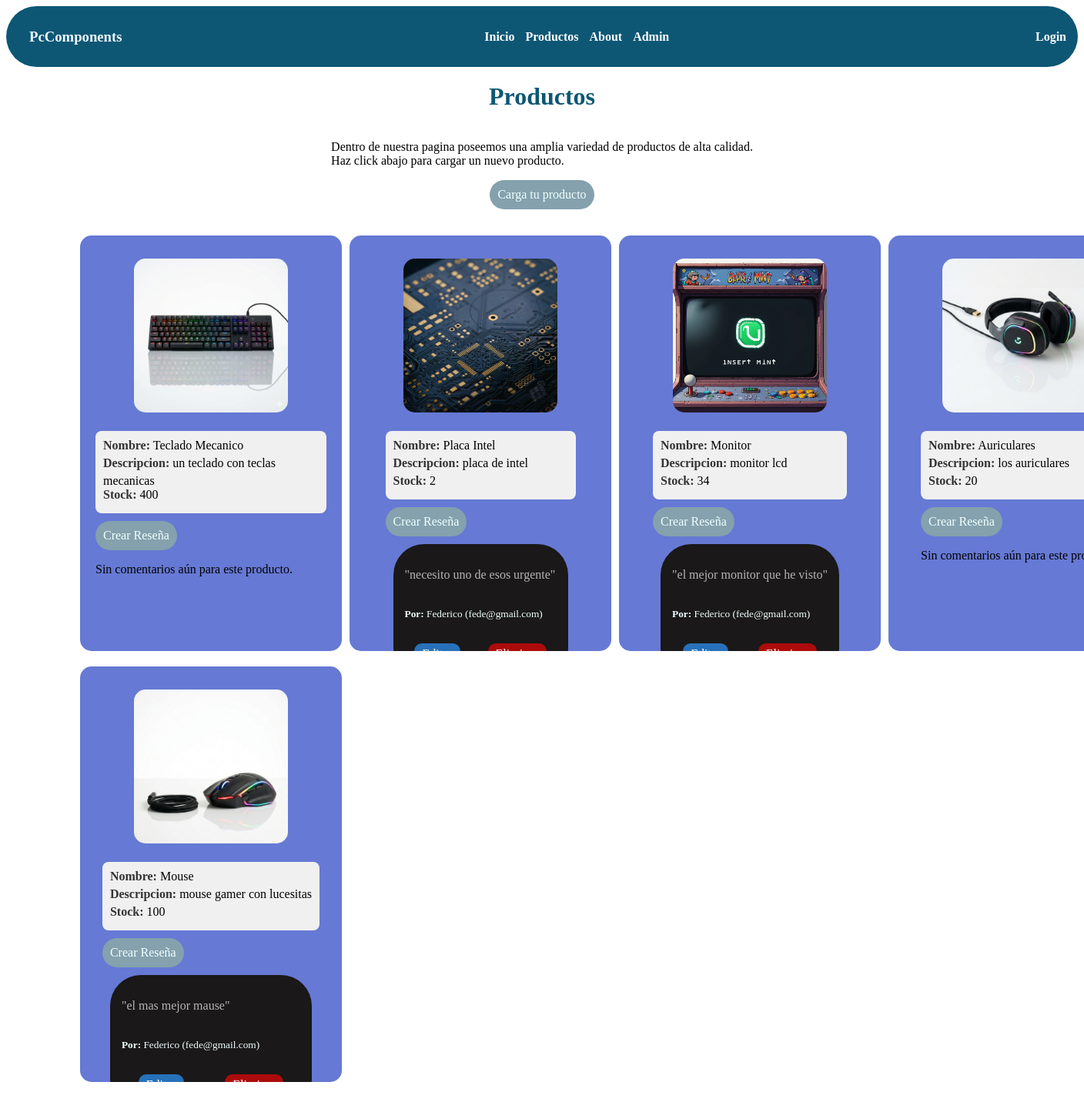
/productos/, run on the app's committed database.
### PcComponents/models.py (models this page shows, shortened)
class Productos(models.Model):
    name = models.CharField(max_length=100)
    description = models.TextField(blank=True, null=True)
    stock = models.IntegerField(default=0)
    imagen = models.ImageField(upload_to="productos/", null=True, blank=True)

class Contacto(models.Model):
    name = models.CharField(max_length=100)
    email = models.EmailField()
    mensaje = models.TextField()
    productos = models.ForeignKey(
        Productos,
        on_delete=models.CASCADE,
        default=None,
        null=True,
        blank=True,
        related_name="mensajes",
    )
    class Meta:
        verbose_name = "mensaje"

### PcComponents/views.py (the view)
# urls.py: path("productos/", views.productos, name="productos"),
def productos(request):
    productos = Productos.objects.all().order_by("-id")
    return render(request, "PcComponents/productos.html", {"productos": productos})

### PcComponents/templates/PcComponents/productos.html
{%extends 'PcComponents/base.html'%}
{%block body%}
<h1 class="titulo">Productos</h1>
<div class="container">
  <p>Dentro de nuestra pagina poseemos una amplia variedad de productos de alta calidad.
    <br>Haz click abajo para cargar un
    nuevo producto.
  </p>
  <a class="comentario" href="{% url 'crear_producto' %}">Carga tu producto</a><br>
</div>
<ul>
  <div class="productos">
    {% for producto in productos %}
    <div class="tarjeta">
      {% if producto.imagen %}
      <img src="{{producto.imagen.url}}" alt="imagen {{producto.nombre}}" width="200">
      {% endif %}
      <li>
        <div class="caracteristicas">
          <span>Nombre:</span> {{ producto.name }} <br />
          <span>Descripcion:</span> {{ producto.description }} <br />
          <span>Stock:</span> {{ producto.stock }} <br />
        </div>
        <a class="comentario" href="{% url 'crear_contacto' producto.id %}">Crear Reseña</a><br>
        {% for msj in producto.mensajes.all %}
        <div class="reseña">
          <p class="mensaje">
            "{{ msj.mensaje }}"
          </p>
          <br>
          <small><strong>Por:</strong> {{ msj.name }} ({{ msj.email }})</small><br>
          <div class="acciones">
            <a class="editar" href="{% url 'editar_contacto' msj.id %}">Editar</a>
            <a class="eliminar" href="{% url 'eliminar_contacto' msj.id %}">Eliminar</a>
          </div>
        </div>
        {% empty %}
        <p>Sin comentarios aún para este producto.</p>
        {% endfor %}
      </li>
    </div>
    {% endfor %}
  </div>
</ul>
{% endblock %}

### PcComponents/templates/PcComponents/base.html (shortened to what this page needs)
{%load static%}
<!doctype html>
<html lang="en">
<head>
  <link rel="stylesheet" href="{% static 'PcComponents/styles.css' %}" />
</head>
<body>
  <nav>
    <h3>PcComponents</h3>
    <div>
      <a href="{% url 'index' %}">Inicio</a>
      <a href="{% url 'productos' %}">Productos</a>
      <a href="{% url 'about' %}">About</a>
      <a href="{% url 'admin:index' %}">Admin</a>
    </div>
    {% if user.is_authenticated %}
    <div class="cajota">
      <div class="cajaperfil">
        {% if user.foto_perfil %}
        <img class="perfil" src="{{user.foto_perfil.url}}" alt="imagen {{user.nombre}}">
        {% endif %}
      </div>
      <div>
        <form action="{%url 'logout' %}" method="post">
          {%csrf_token%}
          <p>Bienvenido {{user.username}} </p>
          <button type="submit">Cerrar sesion</button>
        </form>
      </div>
    </div>
    {%else%}
    <div>
      <a href="{%url 'login' %}">Login</a>
    </div>
    {%endif%}
  </nav>
  {% block body %} {% endblock %}
</body>
</html>

### PcComponents/static/PcComponents/styles.css (style rules this page uses)
nav { background: #0d5775; color: aliceblue; padding: 10px; display: flex; justify-content: space-between; align-items: center; border-radius: 60px; }
nav h3 { margin-left: 20px; }
nav div a { text-decoration: none; color: white; padding: 5px; font-weight: bold; }
.reseña { display: flex; flex-direction: column; background-color: #1a1818; border-radius:40px ; padding: 15px; color: azure; margin: 10px; }
.acciones { display: flex; gap: 10px; margin-top: 10px; justify-content: space-around; }
.acciones a { text-decoration: none; color: white; padding: 5px 10px; border-radius: 10px; }
p.mensaje { color: rgb(182, 181, 182); display: inline-block; }
.comentario { background-color: #84a1ad; border-radius:40px ; padding: 10px; display: inline-block; color: azure; text-decoration: none; }
a { text-decoration: none; }
.editar { border-radius: 10px; padding: 6px; margin: 2px; display: inline-block; background-color: rgb(39, 113, 186); color: white; }
.eliminar { border-radius: 10px; padding: 6px; margin: 2px; display: inline-block; background-color: rgb(173, 11, 11); color: white; }
.titulo { color: #0d5775; text-align: center; margin-top: 20px; }
.container { display: flex; justify-content: center; align-items: center; flex-direction: column; max-width: 800px; margin: 0 auto; }
.caracteristicas { background-color: #f0f0f0; padding: 10px; border-radius: 8px; margin-top: 10px; margin-bottom: 10px; }
.caracteristicas span { font-weight: bold; color: #333; display: inline-block; margin-bottom: 5px; }
ul { list-style-type: none; padding: 0; }
.tarjeta { display: flex; flex-direction: column; align-items: center; gap: 4px; background-color: #6679d4; width: 300px; height: 500px; overflow: hidden; justify-content: start; border-radius: 15px; margin-bottom: 10px; padding: 20px; }
.tarjeta img { max-width: 100%; min-height: 200px; overflow: hidden; object-fit: cover; border-radius: 15px; margin: 10px; }
.productos { display: grid; max-width: 1200px; margin: 0 auto; grid-template-columns: repeat(4, 1fr); grid-auto-rows: minmax(100px, auto); gap: 10px; }

### data on the page
Productos: imagen (picture), name "Teclado Mecanico", description "un teclado con teclas mecanicas", stock "400"
Productos: imagen (picture), name "Placa Intel", description "placa de intel", stock "2"
Contacto: mensaje "necesito uno de esos urgente", name "Federico", email "fede@gmail.com"
Productos: imagen (picture), name "Monitor", description "monitor lcd", stock "34"
Contacto: mensaje "el mejor monitor que he visto", name "Federico", email "fede@gmail.com"
Productos: imagen (picture), name "Auriculares", description "los auriculares", stock "20"
Productos: imagen (picture), name "Mouse", description "mouse gamer con lucesitas", stock "100"
Contacto: mensaje "el mas mejor mause", name "Federico", email "fede@gmail.com"
